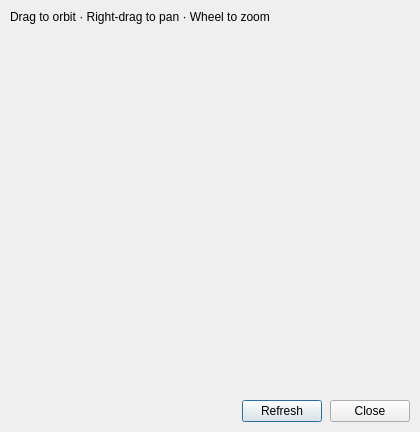
<?xml version="1.0" encoding="UTF-8"?>
<ui version="4.0">
 <class>CustomControllerPreviewDialog</class>
 <widget class="QDialog" name="CustomControllerPreviewDialog">
  <property name="windowTitle">
   <string>3D layout preview</string>
  </property>
  <layout class="QVBoxLayout" name="mainLayout">
   <property name="spacing">
    <number>8</number>
   </property>
   <property name="leftMargin">
    <number>10</number>
   </property>
   <property name="topMargin">
    <number>10</number>
   </property>
   <property name="rightMargin">
    <number>10</number>
   </property>
   <property name="bottomMargin">
    <number>10</number>
   </property>
   <item>
    <widget class="QLabel" name="hintLabel">
     <property name="text">
      <string>Drag to orbit · Right-drag to pan · Wheel to zoom</string>
     </property>
    </widget>
   </item>
   <item>
    <widget class="QWidget" name="viewportHost" native="true">
     <property name="minimumSize">
      <size>
       <width>400</width>
       <height>360</height>
      </size>
     </property>
    </widget>
   </item>
   <item>
    <layout class="QHBoxLayout" name="buttonRow">
     <item>
      <spacer name="buttonSpacer">
       <property name="orientation">
        <enum>Qt::Horizontal</enum>
       </property>
       <property name="sizeHint" stdset="0">
        <size>
         <width>40</width>
         <height>20</height>
        </size>
       </property>
      </spacer>
     </item>
     <item>
      <widget class="QPushButton" name="refreshButton">
       <property name="text">
        <string>Refresh</string>
       </property>
       <property name="toolTip">
        <string>Reload the preview from the custom controller editor</string>
       </property>
      </widget>
     </item>
     <item>
      <widget class="QPushButton" name="closeButton">
       <property name="text">
        <string>Close</string>
       </property>
      </widget>
     </item>
    </layout>
   </item>
  </layout>
 </widget>
 <resources/>
 <connections/>
</ui>
